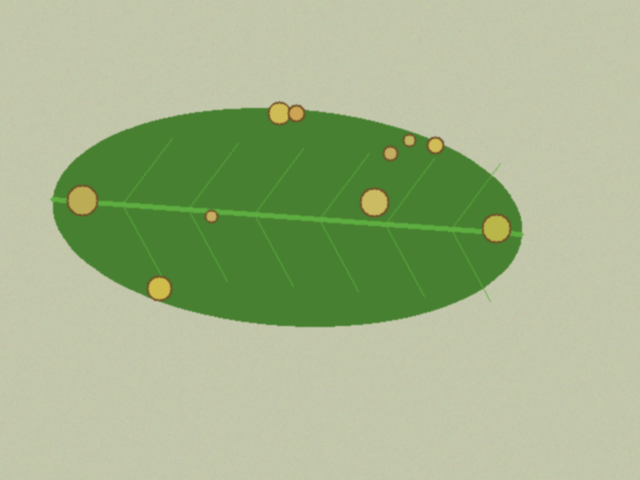
#> input picture data/sintetis/bersih/teh_041.png, 640 x 480 px
$ jupyter execute --allow-errors B4_penapisan.ipynb   (shell and % lines are left out)
#> lines starting #> are read from the running program, lines starting #| are printed output that depends on the picture; after the words box and inside, x2 and y2 are one past the last pixel; in counts of white or black regions, pixels touching at a corner belong together
### src/utils_cv.py
"""utils_cv.py: fungsi bantu yang dipakai ulang sepanjang semester."""
import cv2
import numpy as np
import matplotlib.pyplot as plt


def baca(path):
    """Membaca citra dan langsung memberi pesan jelas bila gagal."""
#> called with path = '../data/sintetis/bersih/teh_041.png'
    img = cv2.imread(path)
#> img is the input picture: shape (480, 640, 3); mean B, G, R 138.9, 180.8, 163.5
    if img is None:
        raise FileNotFoundError(f"Citra tidak ditemukan: {path}")
    return img


def tampil(daftar, judul, baris=1, ukuran=(14, 4)):
    """Menampilkan beberapa citra berdampingan. Citra 3 kanal dianggap BGR."""
    kolom = int(np.ceil(len(daftar) / baris))
    plt.figure(figsize=ukuran)
    for i, (im, jd) in enumerate(zip(daftar, judul)):
        plt.subplot(baris, kolom, i + 1)
        if im.ndim == 3:
            plt.imshow(cv2.cvtColor(im, cv2.COLOR_BGR2RGB))
        else:
            plt.imshow(im, cmap="gray", vmin=0, vmax=255)
        plt.title(jd)
        plt.axis("off")
    plt.tight_layout()


def kontras_bercak(kanal, mask_daun, mask_bercak):
    """KB = |rerata bercak - rerata daun sehat| / simpangan baku daun sehat.
    Makin besar KB, makin mudah bercak dipisahkan dari daun sehat."""
    k = kanal.astype(np.float64)
    sehat = (mask_daun > 0) & (mask_bercak == 0)
    bercak = mask_bercak > 0
    if bercak.sum() == 0:
        return float("nan")
    return abs(k[bercak].mean() - k[sehat].mean()) / (k[sehat].std() + 1e-6)


# [7 lines left out: function statistik, not called in this run]

### notebook/B4_penapisan.ipynb
[cell 1]
# Persiapan lingkungan Colab (B4_penapisan)
%cd /content
%cd simuteh-2330511010
%cd notebook

[cell 2]
# Kode 4.1 Verifikasi konvolusi manual
import sys
sys.path.append("../src")
import time
import cv2, numpy as np, matplotlib.pyplot as plt
from utils_cv import baca, tampil, kontras_bercak

def konvolusi(img, k):  # fungsi dari slide P4 (sebenarnya korelasi)
    kh, kw = k.shape; ph, pw = kh // 2, kw // 2
    pad = np.pad(img.astype(float), ((ph, ph), (pw, pw)), mode="edge")
    out = np.zeros(img.shape)
    for y in range(img.shape[0]):
        for x in range(img.shape[1]):
            out[y, x] = np.sum(pad[y:y+kh, x:x+kw] * k)
    return np.clip(np.round(out), 0, 255).astype(np.uint8)

def konvolusi_sejati(img, k):  # kernel dibalik 180 derajat dahulu
    return konvolusi(img, np.flip(k))

nama = "teh_041.png"
bersih = cv2.cvtColor(baca(f"../data/sintetis/bersih/{nama}"),
                      cv2.COLOR_BGR2GRAY)
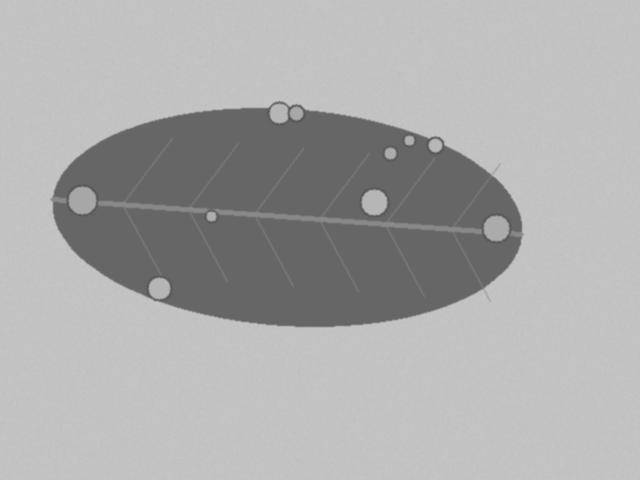
#> bersih: shape (480, 640); min 84, max 198, mean 170.9
md = cv2.imread(f"../data/sintetis/mask_daun/{nama}", 0)
#> md: shape (480, 640); min 84, max 197, mean 170.3
mb = cv2.imread(f"../data/sintetis/mask_bercak/{nama}", 0)

for nm, k in {"rerata": np.ones((3, 3)) / 9,
              "asimetris": np.array([[1, 0, -1], [2, 0, -2], [1, 0, -1]], float)
              }.items():
    t0 = time.perf_counter(); a = konvolusi(bersih, k)
    t_manual = time.perf_counter() - t0
    t0 = time.perf_counter()
    b = cv2.filter2D(bersih, -1, k, borderType=cv2.BORDER_REPLICATE)
    t_cv = time.perf_counter() - t0
    beda = np.abs(a.astype(int) - b.astype(int)).max()
    c = konvolusi_sejati(bersih, k)
    beda2 = np.abs(c.astype(int) - b.astype(int)).max()
    print(f"{nm}: selisih manual vs filter2D={beda}, "
          f"sejati vs filter2D={beda2}, "
          f"waktu manual={t_manual:.3f} s, filter2D={t_cv:.5f} s")
#> this loop made 2 passes
#> (beda, beda2) on passes 1 to 2: (0, 0), (0, 255)
#| rerata: selisih manual vs filter2D=0, sejati vs filter2D=0, waktu manual=3.547 s, filter2D=0.00138 s
#| asimetris: selisih manual vs filter2D=0, sejati vs filter2D=255, waktu manual=3.781 s, filter2D=0.00066 s
#> pass 2, `c = konvolusi_sejati(bersih, k)`:
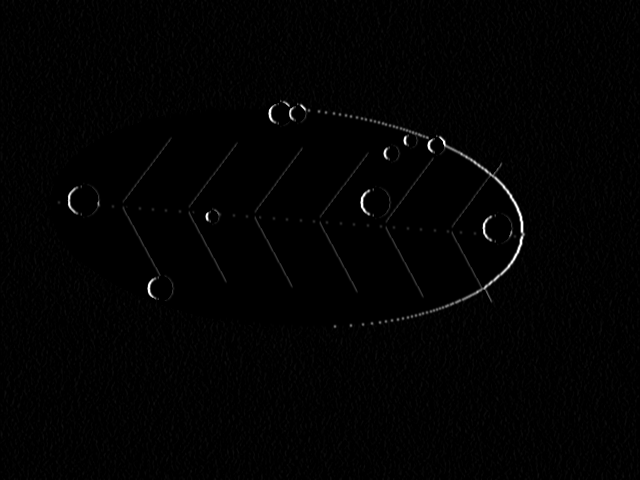
#> c: shape (480, 640); min 0, max 255, mean 2.4

[cell 3]
# Kode 4.1b Perbandingan visual: korelasi (filter2D) vs konvolusi sejati
k = np.array([[1, 0, -1], [2, 0, -2], [1, 0, -1]], float)
korelasi = cv2.filter2D(bersih, -1, k, borderType=cv2.BORDER_REPLICATE)
sejati = konvolusi_sejati(bersih, k)
#> after the loop in konvolusi (call 5), `for y in range(img.shape[0]):`:
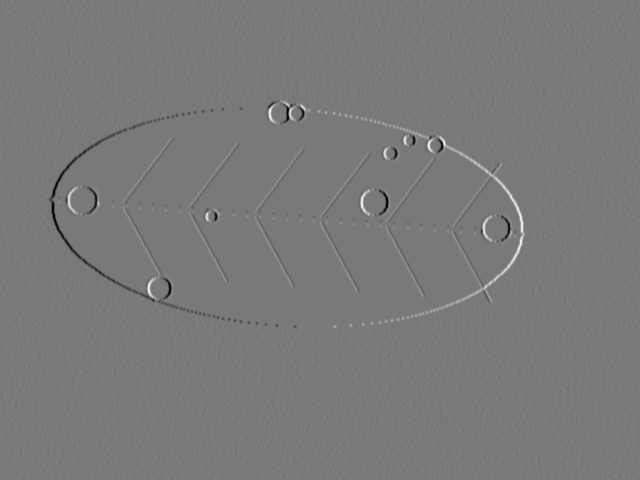
#> out: shape (480, 640) float64; min -300, max 328, mean 0; drawn with min black and max white
tampil([bersih, korelasi, sejati],
       ["Citra bersih", "filter2D (korelasi)", "konvolusi sejati"])
#> in tampil, `kolom = int(np.ceil(len(daftar) / baris))`: kolom = 3
#> the loop in tampil, `for i, (im, jd) in enumerate(zip(daftar, judul)):` made 3 passes
#> jd on passes 1 to 3: 'Citra bersih', 'filter2D (korelasi)', 'konvolusi sejati'
plt.savefig("../hasil/b4_korelasi_vs_konvolusi.png", dpi=150)
plt.show()

[cell 4]
# Kode 4.2 Tabel penapis x derau x PSNR x waktu x KB
import sys
sys.path.append("../src")
import time
import cv2, numpy as np, pandas as pd, matplotlib.pyplot as plt
from utils_cv import baca, kontras_bercak

nama = "teh_041.png"
bersih = cv2.cvtColor(baca(f"../data/sintetis/bersih/{nama}"),
                      cv2.COLOR_BGR2GRAY)
md = cv2.imread(f"../data/sintetis/mask_daun/{nama}", 0)
mb = cv2.imread(f"../data/sintetis/mask_bercak/{nama}", 0)

rng = np.random.default_rng(42)

def derau_gauss(img, sd):
#> called with sd = 10
    return np.clip(img + rng.normal(0, sd, img.shape), 0, 255).astype(np.uint8)
#> call 3 of derau_gauss, with sd = 40
#> in derau_gauss (call 3), `return np.clip(img + rng.normal(0, sd, img.shape), 0, 255).astype(np.u..`:
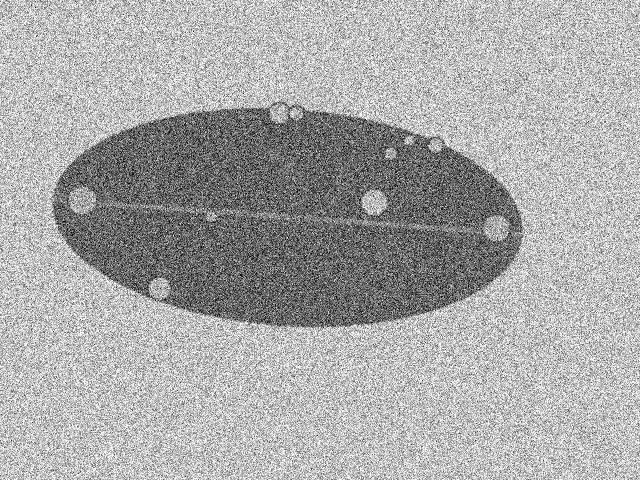
#> returned value: shape (480, 640); min 0, max 255, mean 169.7

def derau_sp(img, p):  # p = proporsi piksel rusak
#> called with p = 0.04
    out = img.copy(); m = rng.random(img.shape)
    out[m < p / 2] = 0; out[m > 1 - p / 2] = 255
    return out

def ukur_waktu(f, x, ulang=20):  # rerata beberapa kali, dalam ms
    t = []
    for _ in range(ulang):
        t0 = time.perf_counter(); f(x); t.append(time.perf_counter() - t0)
    return 1000 * np.mean(t)

derau = {"gauss_10": derau_gauss(bersih, 10), "gauss_20": derau_gauss(bersih, 20),
         "gauss_40": derau_gauss(bersih, 40), "sp_4%": derau_sp(bersih, 0.04),
         "sp_10%": derau_sp(bersih, 0.10)}
#> call 2 of derau_sp, with p = 0.1
#> in derau_sp (call 2), `out[m > 1 - p / 2] = 255`:
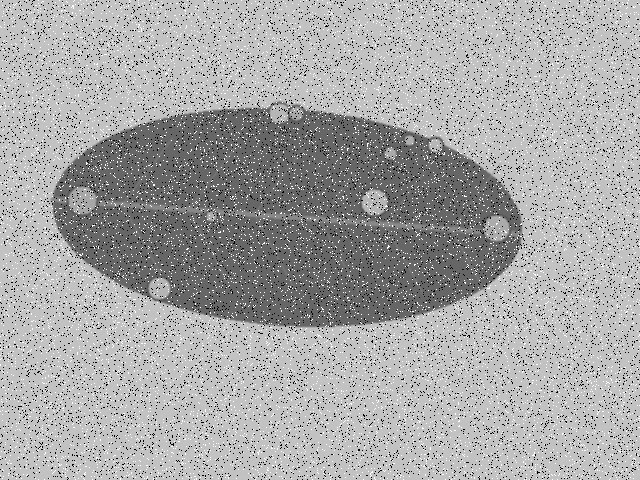
#> out: shape (480, 640); min 0, max 255, mean 166.7

penapis = {"rerata_3": lambda x: cv2.blur(x, (3, 3)),
           "rerata_5": lambda x: cv2.blur(x, (5, 5)),
           "gauss_5": lambda x: cv2.GaussianBlur(x, (5, 5), 1.0),
           "median_3": lambda x: cv2.medianBlur(x, 3),
           "median_5": lambda x: cv2.medianBlur(x, 5),
           "median_9": lambda x: cv2.medianBlur(x, 9)}

baris = []
for dn, d in derau.items():
    baris.append([dn, "tanpa", cv2.PSNR(bersih, d), 0.0,
                  kontras_bercak(d, md, mb)])
    for pn, f in penapis.items():
        out = f(d)
        baris.append([dn, pn, cv2.PSNR(bersih, out), ukur_waktu(f, d),
                      kontras_bercak(out, md, mb)])
#> this loop made 5 passes
#> dn on passes 1 to 5: 'gauss_10', 'gauss_20', 'gauss_40', 'sp_4%', 'sp_10%'
#> after the loop, baris = 35 items

tabel = pd.DataFrame(baris, columns=["derau", "penapis", "PSNR_dB",
                                     "waktu_ms", "KB"]).round(2)
#> tabel = table of 35 rows and 5 columns
print(tabel.to_string(index=False))
#|    derau  penapis  PSNR_dB  waktu_ms  KB
#| gauss_10    tanpa    28.11      0.00 NaN
#| gauss_10 rerata_3    36.80      0.11 NaN
#| gauss_10 rerata_5    37.38      0.13 NaN
#| gauss_10  gauss_5    37.60      0.34 NaN
#| gauss_10 median_3    35.47      0.09 NaN
#| gauss_10 median_5    38.20      0.73 NaN
#| gauss_10 median_9    37.97     10.99 NaN
#| gauss_20    tanpa    22.11      0.00 NaN
#| gauss_20 rerata_3    31.42      0.12 NaN
#| gauss_20 rerata_5    34.40      0.12 NaN
#| gauss_20  gauss_5    32.56      0.35 NaN
#> (further printed lines are left out)
#> (the rest of this cell did not finish here and is left out)

[cell 5]
# ===== Langkah 4.4 | Kode 4.3: Pengaruh ukuran kernel median pada bercak kecil (20 citra kelas ringan) =====
def selisih_rerata(kanal, mask_daun, mask_bercak):
    """dI = |rerata bercak - rerata daun sehat|, dalam satuan intensitas."""
    k = kanal.astype(float)
    sehat = (mask_daun > 0) & (mask_bercak == 0)
    return abs(k[mask_bercak > 0].mean() - k[sehat].mean())

#> (the rest of this cell did not finish here and is left out)

[cell 6]
# ===== Langkah 4.4 | Grafik dI dan KB terhadap ukuran kernel median =====
fig, ax = plt.subplots(1, 2, figsize=(10, 3.8))
#> (the rest of this cell did not finish here and is left out)

[cell 7]
# ===== Langkah 4.4 | Crop satu bercak kecil: efek kernel median 1, 3, 5, 9, 15 =====
nm = "teh_021.png"
g = cv2.cvtColor(baca(f"../data/sintetis/bersih/{nm}"), cv2.COLOR_BGR2GRAY)
#> call 3 of baca, with path = '../data/sintetis/bersih/teh_021.png'
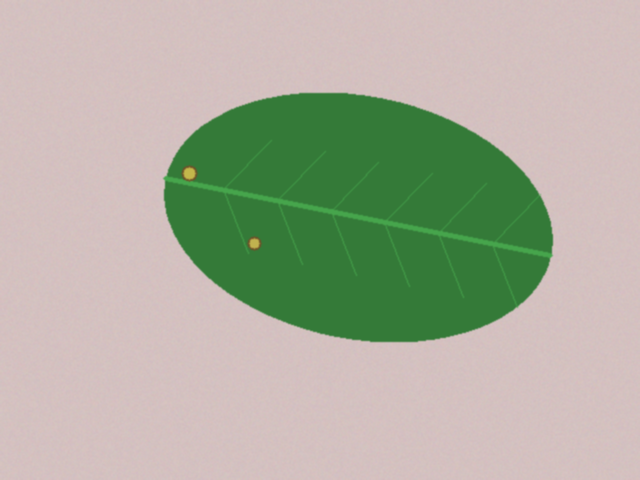
#> input picture data/sintetis/bersih/teh_021.png, 640 x 480 px
#> in baca, img is the input picture: shape (480, 640, 3); mean B, G, R 158.6, 175.7, 172.9
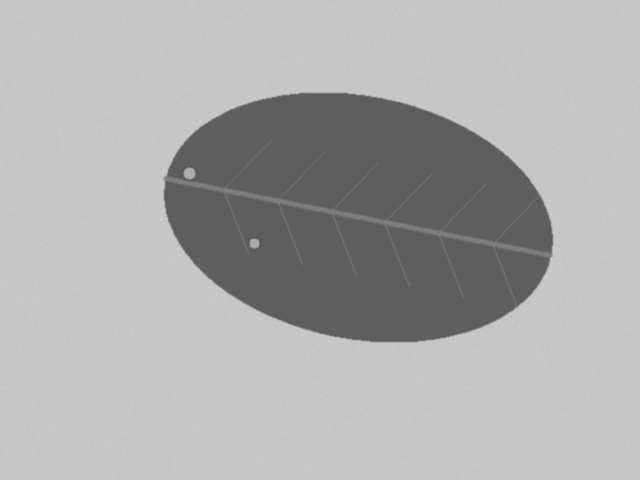
#> g: shape (480, 640); min 87, max 202, mean 173
mb2 = cv2.imread(f"../data/sintetis/mask_bercak/{nm}", 0)
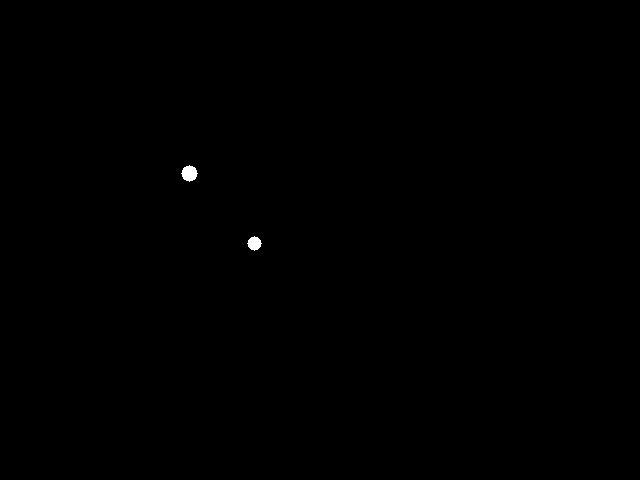
#> input picture data/sintetis/mask_bercak/teh_021.png, 640 x 480 px
#> mb2: shape (480, 640); 0.11% white; 2 white regions, box (x1, y1, x2, y2) and area: (181, 165, 198, 182) 197, (247, 236, 262, 251) 149
n, lab, st, cen = cv2.connectedComponentsWithStats(mb2)
#> lab: shape (480, 640) int32; 3 distinct labels, from 0 to 2
#> n = 3; st = [[0, 0, 640, 480, 306854], [181, 165, 17, 17, 197], [247, 236, 15, 15, 149]]; cen = [[319.6, 239.5], [189, 173], [254, 243]]
i = 1 + int(np.argmin(st[1:, cv2.CC_STAT_AREA]))      # bercak dengan luas terkecil
#> i = 2
cx, cy = map(int, cen[i])
#> cx = 254; cy = 243
print("Bercak terkecil:", nm, "| luas (piksel):", st[i, cv2.CC_STAT_AREA], "| pusat:", (cx, cy))
#| Bercak terkecil: teh_021.png | luas (piksel): 149 | pusat: (254, 243)
fig, ax = plt.subplots(1, 5, figsize=(15, 3.4))
for a, k in zip(ax, [1, 3, 5, 9, 15]):
    out = g if k == 1 else cv2.medianBlur(g, k)
    a.imshow(out[max(cy-25, 0):cy+25, max(cx-25, 0):cx+25], cmap="gray", vmin=0, vmax=255)
    a.set_title(f"median k={k}"); a.axis("off")
#> this loop made 5 passes
#> k on passes 1 to 5: 1, 3, 5, 9, 15
plt.tight_layout()
plt.savefig("../hasil/b4_crop_bercak.png", dpi=110)
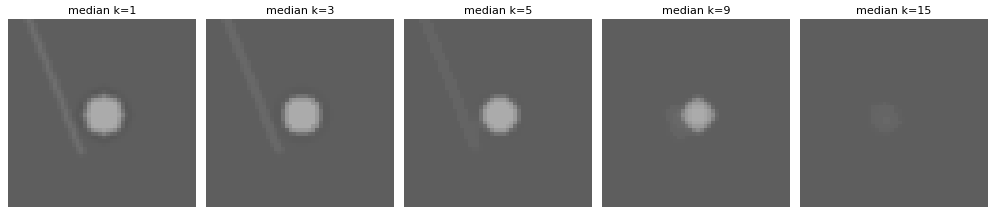
#> figure drawn by matplotlib, 5 panels
plt.show()

[cell 8]
# ===== Langkah 4.5 | Kode 4.4: Urutan meredam derau dan menajamkan =====
def unsharp(x, k=1.0):
    blur = cv2.GaussianBlur(x, (5, 5), 1.0)
    return cv2.addWeighted(x, 1 + k, blur, -k, 0)
noisy = derau["gauss_20"]
latar = md == 0 # area latar yang seharusnya rata
for nm, redam in {"Gaussian": lambda x: cv2.GaussianBlur(x, (5, 5), 1.0),
                  "Median": lambda x: cv2.medianBlur(x, 5)}.items():
    A = redam(unsharp(noisy)) # tajamkan dulu, lalu redam
    B = unsharp(redam(noisy)) # redam dulu, lalu tajamkan
    print(f"{nm}: tajam->redam PSNR={cv2.PSNR(bersih, A):.2f} "
          f"sigma_latar={A[latar].std():.1f} | redam->tajam "
          f"PSNR={cv2.PSNR(bersih, B):.2f} sigma_latar={B[latar].std():.1f}")
#> this loop made 2 passes
#| Gaussian: tajam->redam PSNR=30.37 sigma_latar=nan | redam->tajam PSNR=30.19 sigma_latar=nan
#| Median: tajam->redam PSNR=30.13 sigma_latar=nan | redam->tajam PSNR=31.09 sigma_latar=nan

[cell 9]
# ===== Langkah 4.6 | Kerjakan sendiri: PSNR 12 citra kondisi normal, sebelum dan sesudah penapisan =====
normal = [f"teh_{i:03d}.png" for i in range(1, 61, 5)][:12]   # teh_001, 006, 011, ... (12 citra)
#> normal = ['teh_001.png', 'teh_006.png', 'teh_011.png', 'teh_016.png', 'teh_021.png', 'teh_026.png', 'teh_031.png', 'teh_036.png', 'teh_041.png', 'teh_046.png', 'teh_051.png', 'teh_056.png']
print(normal)
#| ['teh_001.png', 'teh_006.png', 'teh_011.png', 'teh_016.png', 'teh_021.png', 'teh_026.png', 'teh_031.png', 'teh_036.png', 'teh_041.png', 'teh_046.png', 'teh_051.png', 'teh_056.png']

kandidat = {"tanpa": lambda x: x,
            "rerata_3": lambda x: cv2.blur(x, (3, 3)),
            "gauss_5": lambda x: cv2.GaussianBlur(x, (5, 5), 1.0),
            "median_3": lambda x: cv2.medianBlur(x, 3)}

baris = []
#> (the rest of this cell did not finish here and is left out)

#> call 4 of baca, with path = '../data/sintetis/citra/teh_001.png'
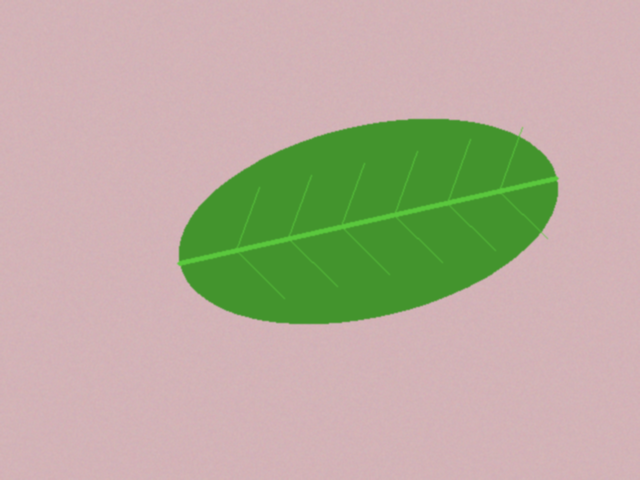
#> input picture data/sintetis/bersih/teh_001.png, 640 x 480 px, found by its file name
#> in baca, img is the input picture: shape (480, 640, 3); mean B, G, R 156.7, 173.2, 183.6
#> `r = {"nama": nm}`: r = {'nama': 'teh_001.png'}
#> the loop `for kn, f in kandidat.items():` made 4 passes
#> after the loop `for kn, f in kandidat.items():`: r = {'nama': 'teh_001.png', 'tanpa': 361.2, 'rerata_3': 45.41, 'gauss_5': 44.42, 'median_3': 50.62}
    bersih_c = baca(f"../data/sintetis/bersih/{nm}")  # pasangan tanpa gangguan (acuan)
    r = {"nama": nm}
    for kn, f in kandidat.items():
        r[kn] = cv2.PSNR(bersih_c, f(citra))          # PSNR terhadap citra bersih
    baris.append(r)

t46 = pd.DataFrame(baris).round(2)
print(t46.to_string(index=False))
print("Rerata PSNR (dB):")
print(t46.drop(columns="nama").mean().round(2))
t46.to_csv("../hasil/b4_psnr_12_normal.csv", index=False)
